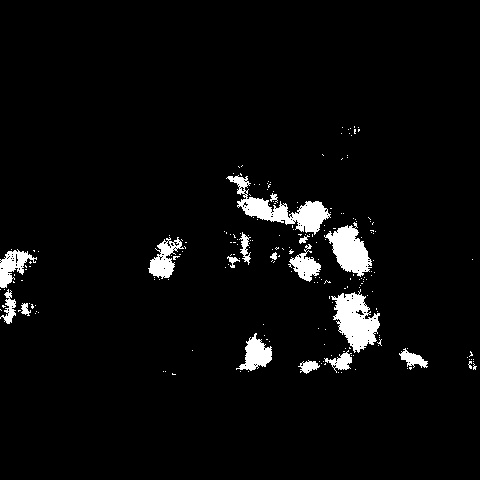
#> input picture modles/Binarization/WIN_20220922_11_19_13_Pro.jpg, 480 x 480 px; its folder holds only this picture in this run
$ python expand.py
#> lines starting #> are read from the running program, lines starting #| are printed output that depends on the picture
import cv2
import os
import numpy as np

def apply_dilation(image_path, output_dir, filename, kernel_size=40, iterations=1):
    """Applies dilation to an image with the given parameters.

    Args:
        image_path (str): Path to the input image.
        output_dir (str): Path to the output directory.
        filename (str): Filename of the input image.
        kernel_size (int, optional): Size of the kernel for dilation. Defaults to 40.
        iterations (int, optional): Number of iterations for dilation. Defaults to 1.
    """
#> called with output_dir = './expand', filename = 'WIN_20220922_11_19_13_Pro.jpg', kernel_size = 40, iterations = 1

    try:
        image = cv2.imread(image_path)
#> image is the input picture: shape (480, 480, 3); min 0, max 255, mean 10.3
        if image is None:
            raise FileNotFoundError(f"Image not found: {image_path}")

        kernel = np.ones((kernel_size, kernel_size), np.uint8)
        dilated_image = cv2.dilate(image, kernel, iterations=iterations)
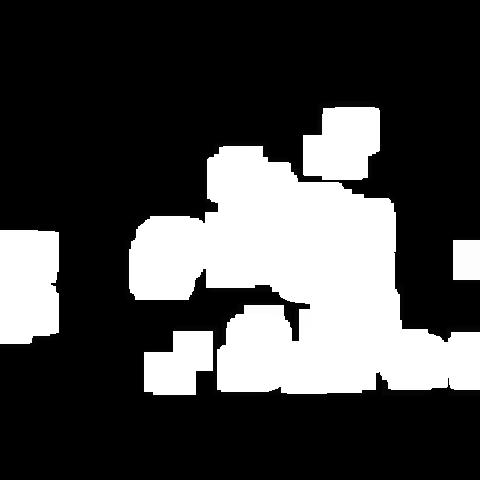
#> dilated_image: shape (480, 480, 3); min 0, max 255, mean 71.2

        output_filename = f"dilated_{filename}"
        cv2.imwrite(os.path.join(output_dir, output_filename), dilated_image)

    except FileNotFoundError as e:
        print(f"Error: {e}")

if __name__ == "__main__":
    input_dir = "./Binarization/"
    output_dir = "./expand"
    os.makedirs(output_dir, exist_ok=True)

    for filename in os.listdir(input_dir):
        image_path = os.path.join(input_dir, filename)
        apply_dilation(image_path, output_dir, filename)
